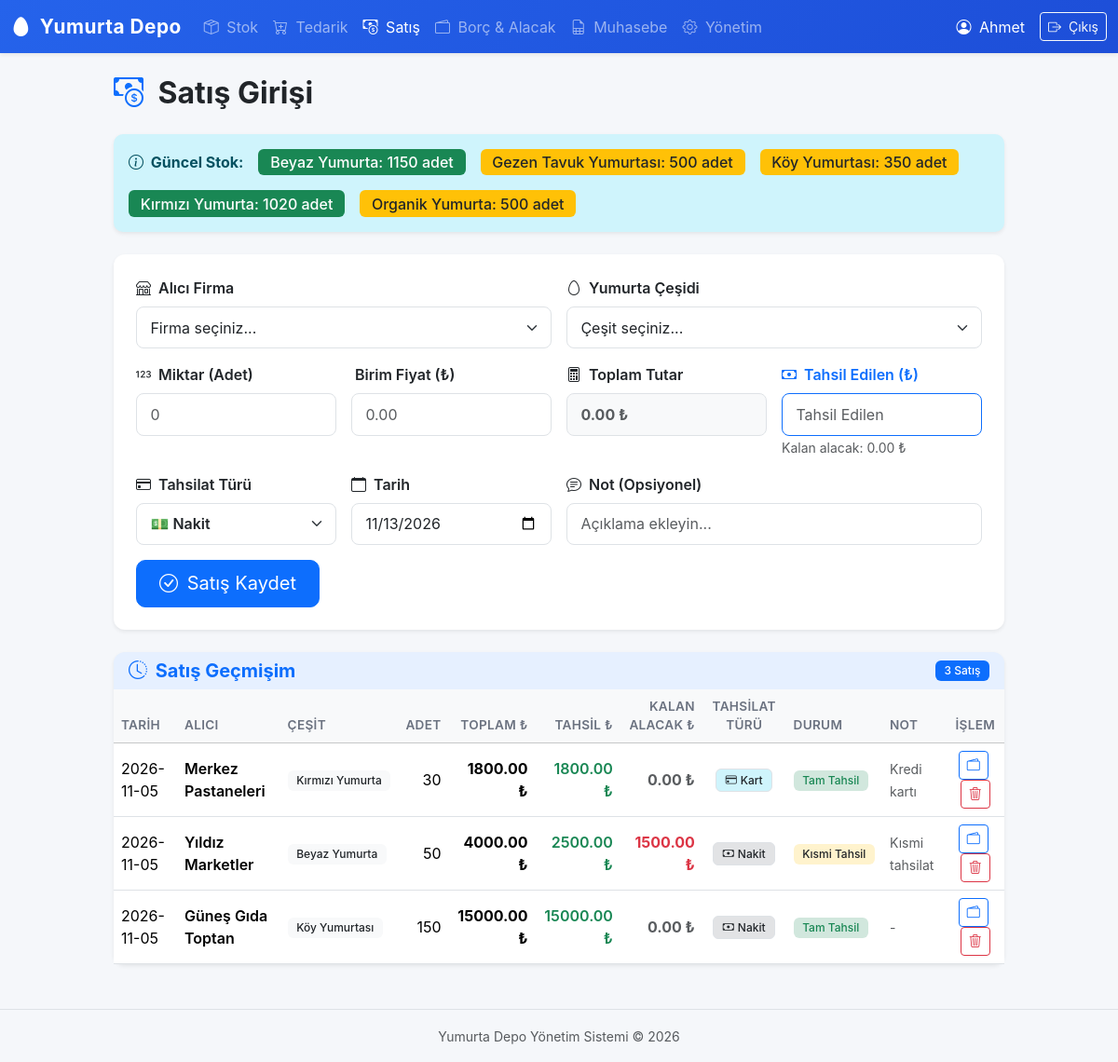
Before: /satis (signed in) with the older database file.
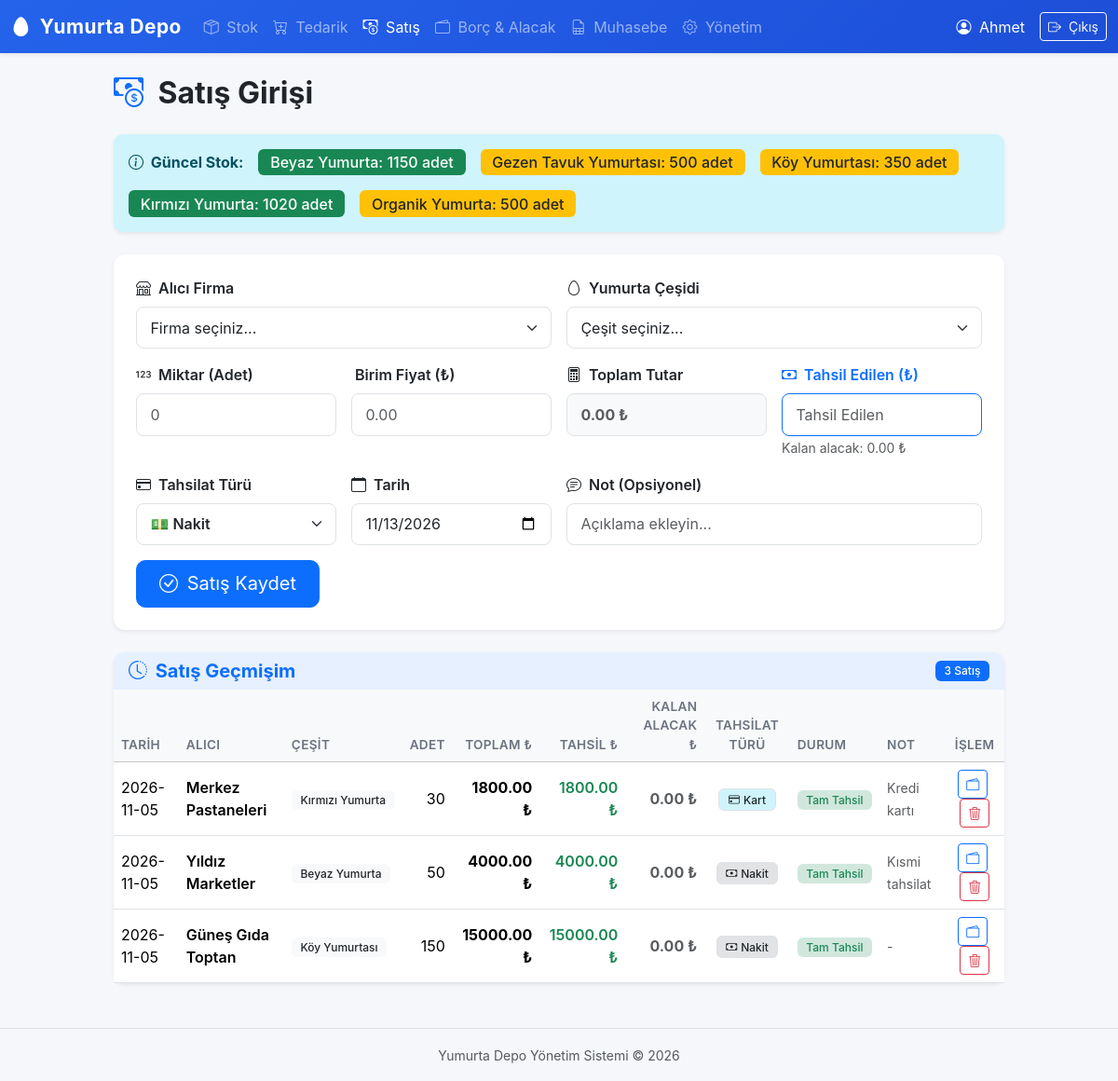
After: the same page with the newer database file.
### tables this page shows
CREATE TABLE sales (
            id          INTEGER   PRIMARY KEY AUTOINCREMENT,
            user_id     INTEGER   NOT NULL,
            egg_type_id INTEGER   NOT NULL,
            buyer_id    INTEGER   NOT NULL,
            quantity    INTEGER   NOT NULL,
            unit_price  REAL      NOT NULL,
            total_price REAL      NOT NULL,
            date        TEXT      NOT NULL,
            note        TEXT      DEFAULT '',
            created_at  TIMESTAMP DEFAULT CURRENT_TIMESTAMP, paid_amount REAL NOT NULL DEFAULT 0, payment_method TEXT NOT NULL DEFAULT 'Nakit',
            FOREIGN KEY (user_id)     REFERENCES users(id),
            FOREIGN KEY (egg_type_id) REFERENCES egg_types(id),
            FOREIGN KEY (buyer_id)    REFERENCES buyers(id)
        );

CREATE TABLE buyers (
            id   INTEGER PRIMARY KEY AUTOINCREMENT,
            name TEXT    UNIQUE NOT NULL
        );

CREATE TABLE egg_types (
            id            INTEGER PRIMARY KEY AUTOINCREMENT,
            name          TEXT    UNIQUE NOT NULL,
            initial_stock INTEGER DEFAULT 0
        );

### app.py (the view, shortened to what this page needs)
@app.route("/satis", methods=["GET", "POST"])
@login_required
def satis():
    egg_types = db.get_egg_types()
    buyers = db.get_buyers()
    stock = db.get_stock()
    sales = db.get_user_sales(session["user_id"])
    return render_template(
        "satis.html",
        egg_types=egg_types,
        buyers=buyers,
        sales=sales,
        stock=stock,
        today=date.today().isoformat(),
    )

### app.py (called while the page is built)
def login_required(f):
    @wraps(f)
    def decorated(*args, **kwargs):
        if "user_id" not in session:
            flash("Lütfen önce giriş yapın.", "warning")
            return redirect(url_for("login"))
        return f(*args, **kwargs)
    return decorated

### database.py (called while the page is built)
def get_db():
    conn = sqlite3.connect(DB_PATH)
    conn.row_factory = sqlite3.Row
    conn.execute("PRAGMA foreign_keys = ON")
    return conn

def get_stock():
    conn = get_db()
    rows = conn.execute("""
        SELECT
            et.id,
            et.name,
            et.initial_stock,
            COALESCE(p.total_in, 0)  AS total_in,
            COALESCE(s.total_out, 0) AS total_out,
            et.initial_stock + COALESCE(p.total_in, 0) - COALESCE(s.total_out, 0) AS stock
        FROM egg_types et
        LEFT JOIN (
            SELECT egg_type_id, SUM(quantity) AS total_in
            FROM purchases GROUP BY egg_type_id
        ) p ON p.egg_type_id = et.id
        LEFT JOIN (
            SELECT egg_type_id, SUM(quantity) AS total_out
            FROM sales GROUP BY egg_type_id
        ) s ON s.egg_type_id = et.id
        ORDER BY et.name
    """).fetchall()
    conn.close()
    return rows

### templates/satis.html (shortened to what the changed rows need)
{% extends "base.html" %}
{% block content %}
<div class="row justify-content-center">
    <div class="col-lg-11 col-xl-10">
        <h2 class="fw-bold mb-4">
            <i class="bi bi-cash-coin text-primary me-2"></i> Satış Girişi
        </h2>
        <div class="card border-0 shadow-sm">
            <div class="card-body p-0">
                {% if sales %}
                <div class="table-responsive">
                    <table class="table table-hover align-middle mb-0">
                        <thead class="table-light">
                            <tr>
                                <th>Tarih</th>
                                <th>Alıcı</th>
                                <th>Çeşit</th>
                                <th class="text-end">Adet</th>
                                <th class="text-end">Toplam ₺</th>
                                <th class="text-end">Tahsil ₺</th>
                                <th class="text-end">Kalan Alacak ₺</th>
                                <th class="text-center">Tahsilat Türü</th>
                                <th>Durum</th>
                                <th>Not</th>
                                <th class="text-center">İşlem</th>
                            </tr>
                        </thead>
                        <tbody>
                            {% for s in sales %}
                            {% set rec = s.total_price - s.paid_amount %}
                            <tr>
                                <td>{{ s.date }}</td>
                                <td class="fw-semibold">{{ s.buyer_name }}</td>
                                <td>
                                    <span class="badge bg-light text-dark">{{ s.egg_type_name }}</span>
                                </td>
                                <td class="text-end">{{ s.quantity }}</td>
                                <td class="text-end fw-bold">{{ "%.2f"|format(s.total_price) }} ₺</td>
                                <td class="text-end text-success fw-semibold">{{ "%.2f"|format(s.paid_amount) }} ₺</td>
                                <td class="text-end fw-bold {% if rec > 0.01 %}text-danger{% else %}text-muted{% endif %}">
                                    {{ "%.2f"|format(rec) }} ₺
                                </td>
                                <td class="text-center">
                                    {% if s.payment_method == 'Kart' %}
                                    <span class="badge bg-info-subtle text-dark border"><i class="bi bi-credit-card me-1"></i>Kart</span>
                                    {% else %}
                                    <span class="badge bg-secondary-subtle text-dark border"><i class="bi bi-cash me-1"></i>Nakit</span>
                                    {% endif %}
                                </td>
                                <td>
                                    {% if rec <= 0.01 %}
                                    <span class="badge bg-success-subtle text-success">Tam Tahsil</span>
                                    {% elif s.paid_amount > 0 %}
                                    <span class="badge bg-warning-subtle text-dark">Kısmi Tahsil</span>
                                    {% else %}
                                    <span class="badge bg-danger-subtle text-danger">Tahsil Edilmedi</span>
                                    {% endif %}
                                </td>
                                <td><small class="text-muted">{{ s.note or '-' }}</small></td>
                                <td class="text-center">
                                    <button type="button" class="btn btn-outline-primary btn-sm me-1"
                                            data-bs-toggle="modal" data-bs-target="#collectModal{{ s.id }}" title="Tahsilat Güncelle">
                                        <i class="bi bi-wallet2"></i>
                                    </button>
                                    <form method="POST" action="{{ url_for('delete_sale', sid=s.id) }}"
                                          class="d-inline" onsubmit="return confirm('Bu kaydı silmek istediğinize emin misiniz?')">
                                        <button type="submit" class="btn btn-outline-danger btn-sm" title="Sil">
                                            <i class="bi bi-trash3"></i>
                                        </button>
                                    </form>
                                </td>
                            </tr>
                            {% endfor %}
                        </tbody>
                    </table>
                </div>
                {% else %}
                <p class="text-muted text-center py-4 mb-0">
                    <i class="bi bi-inbox me-1"></i> Henüz satış kaydı bulunmuyor.
                </p>
                {% endif %}
            </div>
        </div>
    </div>
</div>
{% endblock %}

Changed rows visible on the page:
changed sales "Kısmi tahsilat": paid_amount "2500.00" → "4000.00"; rec "1500.00" → "0.00"; now shows "Tam Tahsil"; no longer shows "Kısmi Tahsil"
